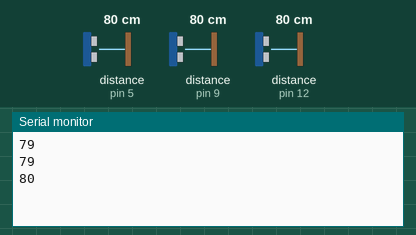
Simulated run of this sketch. Board: Arduino Leonardo, built with avr-gcc and run on an emulated ATmega32U4. Parts: the last lines printed to the serial monitor. Wiring (inferred from the names in the program): 3 × ultrasonic range finder: trigger pin 4, echo pin 5 / trigger pin 8, echo pin 9 / trigger pin 13, echo pin 12. The test bench sets the inputs (shaded band); at power-on: distance to the obstacle (sensors on pin 5, pin 9, pin 12) 80 cm. The echo pulse lasts 58.3 µs per cm.

Above: at 2.2 s.
2.3 s: distance to the obstacle (sensor on pin 5) set to 2 cm
At 4.1 s:
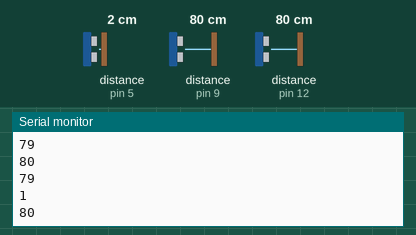
4.2 s: distance to the obstacle (sensor on pin 9) set to 2 cm
At 5.7 s:
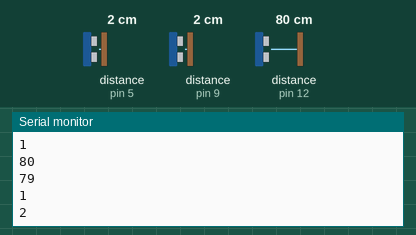
6.1 s: distance to the obstacle (sensor on pin 12) set to 4 cm
8.0 s: distance to the obstacle (sensor on pin 5) set to 9 cm
At 9.1 s:
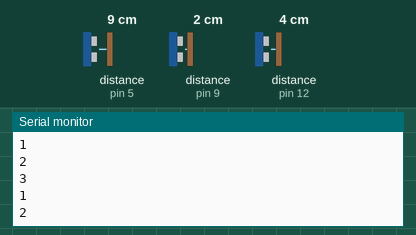
9.9 s: distance to the obstacle (sensor on pin 9) set to 4 cm
At 11.6 s:
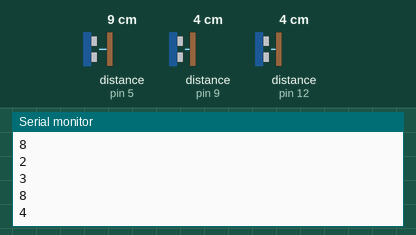
11.8 s: distance to the obstacle (sensor on pin 12) set to 18 cm
At 14.1 s:
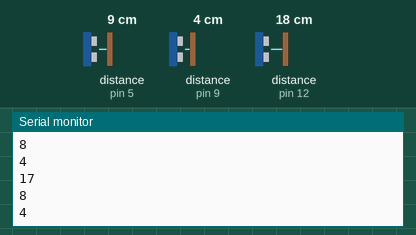
Timing chart, 0 to 14.7 s (numbered marks = the images above; inputs shaded):
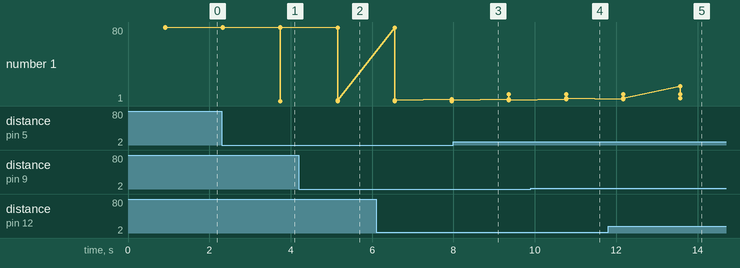

The sketch:

hcsr04.ino
```cpp
/*********************************************************************************
SMART PARKING LOT SYSTEM
*********************************************************************************/
//Reference Value to Get The Status of Parking
#define g_parked 100
#define g_fault 4500

//Pin Setting for the 3 Ultrasonic Sensors
#define g_trigPin 13
#define g_echoPin 12
#define g_trigPin2 4
#define g_echoPin2 5
#define g_trigPin3 8
#define g_echoPin3 9

/**************************************************************************************
Function Name 		:	setup
Description		    :	Initialize the Sensor Trigger Pin as Output and
                    echo pin as Input and begin the serial communication
                    with 9600 BAUD
Parameters 		    :	void
Return 			      :	void
**************************************************************************************/
//Initialize the Pins and BAUD rate
void setup(void) {
        Serial1.begin (9600);
        Serial.begin(9600);
        pinMode(g_trigPin, OUTPUT);
        pinMode(g_echoPin, INPUT);
        pinMode(g_trigPin2, OUTPUT);
        pinMode(g_echoPin2, INPUT);
        pinMode(g_trigPin3, OUTPUT);
        pinMode(g_echoPin3, INPUT);
}

/**************************************************************************************
Function Name 		:	loop
Description		    :	Generate a Trigger signal and wait for the echo on
                    HC-SR04 Ultrasonic Sensor and calculate the distance.
Parameters 		    :	void
Return 			      :	void
**************************************************************************************/
void loop(void) {
  //Variables to calculate the distance using the duration taken for 1 cycle of trigger and echo
  long l_duration,l_distance,l_duration2,l_distance2,l_duration3,l_distance3;
  //Distance form the Ultrasonic Sensor 1
  //Generate a high pulse on Trigger Pin with 10 micro seconds delay and wait for the echo
  digitalWrite(g_trigPin, LOW);
  delayMicroseconds(2);
  digitalWrite(g_trigPin, HIGH);
  delayMicroseconds(10);
  digitalWrite(g_trigPin, LOW);
  //Once received the Echo calculate the distance from the duration
  l_duration = pulseIn(g_echoPin, HIGH);
  l_distance = (l_duration/2) / 29.1;
  delay(300);

  //Distance form the Ultrasonic Sensor 2
  digitalWrite(g_trigPin2, LOW);
  delayMicroseconds(2);
  digitalWrite(g_trigPin2, HIGH);
  delayMicroseconds(10);
  digitalWrite(g_trigPin2, LOW);
  l_duration2 = pulseIn(g_echoPin2, HIGH);
  l_distance2 = (l_duration2/2) / 29.1;
  delay(300);

  //Distance form the Ultrasonic Sensor 3
  digitalWrite(g_trigPin3, LOW);
  delayMicroseconds(2);
  digitalWrite(g_trigPin3, HIGH);
  delayMicroseconds(10);
  digitalWrite(g_trigPin3, LOW);
  l_duration3 = pulseIn(g_echoPin3, HIGH);
  l_distance3 = (l_duration3/2) / 29.1;
  delay(300);
  Serial.println(l_distance);
  Serial.println(l_distance2);
  Serial.println(l_distance3);
  Serial.println("\n\n\n");
  //Check if the Sensor has any fault
  /*DATA SENT by UART to RPi is  1,2,3
		1	-	Parking LOT is Free
		2	-	Parking LOT is Filled
		3	-	Fault in the Sensor	*/
  if(l_distance < g_fault && l_distance2 < g_fault && l_distance3 < g_fault)
  {
        if(l_distance <= g_parked && l_distance2 <= g_parked && l_distance3 <= g_parked)
        {
                Serial1.write("222");
        }
        else if(l_distance <= g_parked && l_distance2 <= g_parked && l_distance3 > g_parked)
        {
                Serial1.write("221");
        }
        else if(l_distance <= g_parked && l_distance2 > g_parked && l_distance3 <= g_parked)
        {
                Serial1.write("212");
        }
        else if(l_distance <= g_parked && l_distance2 > g_parked && l_distance3 > g_parked)
        {
                Serial1.write("211");
        }
        else if(l_distance > g_parked && l_distance2 <= g_parked && l_distance3 <= g_parked)
        {
                Serial1.write("122");
        }
        else if(l_distance > g_parked && l_distance2 <= g_parked && l_distance3 > g_parked)
        {
                Serial1.write("121");
        }
        else if(l_distance > g_parked && l_distance2 > g_parked && l_distance3 <= g_parked)
        {
                Serial1.write("112");
        }
        else if(l_distance > g_parked && l_distance2 > g_parked && l_distance3 > g_parked)
        {
                Serial1.write("111");
        }
  }
  else
  {
        if(l_distance > g_fault && l_distance2 <= g_parked && l_distance3 <= g_parked)
        {
                Serial1.write("322");
        }
        else if(l_distance > g_fault && l_distance2 <= g_parked && l_distance3 > g_parked)
        {
                Serial1.write("321");
        }
        else if(l_distance > g_fault && l_distance2 > g_parked && l_distance3 <= g_parked)
        {
                Serial1.write("312");
        }
        else if(l_distance > g_fault && l_distance2 > g_parked && l_distance3 > g_parked)
        {
                Serial1.write("311");
        }
        else if(l_distance <= g_parked && l_distance2 > g_fault && l_distance3 <= g_parked)
        {
                Serial1.write("232");
        }
        else if(l_distance <= g_parked && l_distance2 > g_fault && l_distance3 > g_parked)
        {
                Serial1.write("231");
        }
        else if(l_distance > g_parked && l_distance2 > g_fault && l_distance3 <= g_parked)
        {
                Serial1.write("132");
        }
        else if(l_distance > g_parked && l_distance2 > g_fault && l_distance3 > g_parked)
        {
                Serial1.write("131");
        }
        else if(l_distance <= g_parked && l_distance2 <= g_parked && l_distance3 > g_fault)
        {
                Serial1.write("223");
        }
        else if(l_distance <= g_parked && l_distance2 > g_parked && l_distance3 > g_fault)
        {
                Serial1.write("213");
        }
        else if(l_distance > g_parked && l_distance2 <= g_parked && l_distance3 > g_fault)
        {
                Serial1.write("123");
        }
        else if(l_distance > g_parked && l_distance2 > g_parked && l_distance3 > g_fault)
        {
                Serial1.write("113");
        }
        else if(l_distance > g_fault && l_distance2 > g_fault && l_distance3 <= g_parked)
        {
                Serial1.write("332");
        }
        else if(l_distance > g_fault && l_distance2 > g_fault && l_distance3 > g_parked)
        {
                Serial1.write("331");
        }
        else if(l_distance <= g_parked && l_distance2 > g_fault && l_distance3 > g_fault)
        {
                Serial1.write("233");
        }
        else if(l_distance > g_parked && l_distance2 > g_fault && l_distance3 > g_fault)
        {
                Serial1.write("133");
        }
        else if(l_distance > g_fault && l_distance2 <= g_parked && l_distance3 > g_fault)
        {
                Serial1.write("323");
        }
        else if(l_distance > g_fault && l_distance2 > g_parked && l_distance3 > g_fault)
        {
                Serial1.write("313");
        }
        else if(l_distance > g_fault && l_distance2 > g_fault && l_distance3 > g_fault)
        {
                Serial1.write("333");
        }
  }
  //Provide a Delay for every 5 Seconds once data sent to the RPi
  delay(500);
}

//End of the Program
/***************************************************************************************************/
```

Measured:
- after the input at 2.3 s, the serial monitor: prints a new line after 1.4 s (image 1)
- after the input at 4.2 s, the serial monitor: prints a new line after 0.95 s (image 2)
- after the input at 9.9 s, the serial monitor: prints a new line after 0.87 s (image 4)
- after the input at 11.8 s, the serial monitor: prints a new line after 1.8 s (image 5)
- plotted number 1: 80 → 2 after the input at 4.2 s, 2 → 4 after the input at 9.9 s
